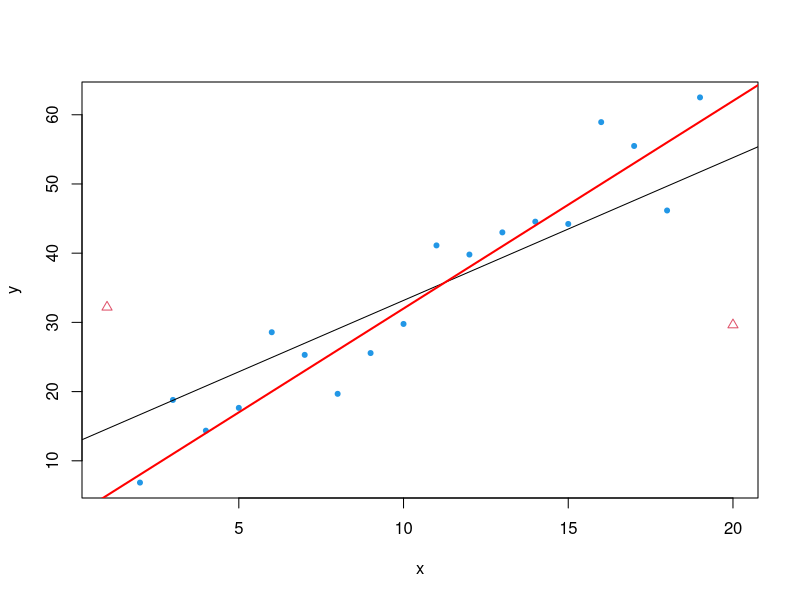
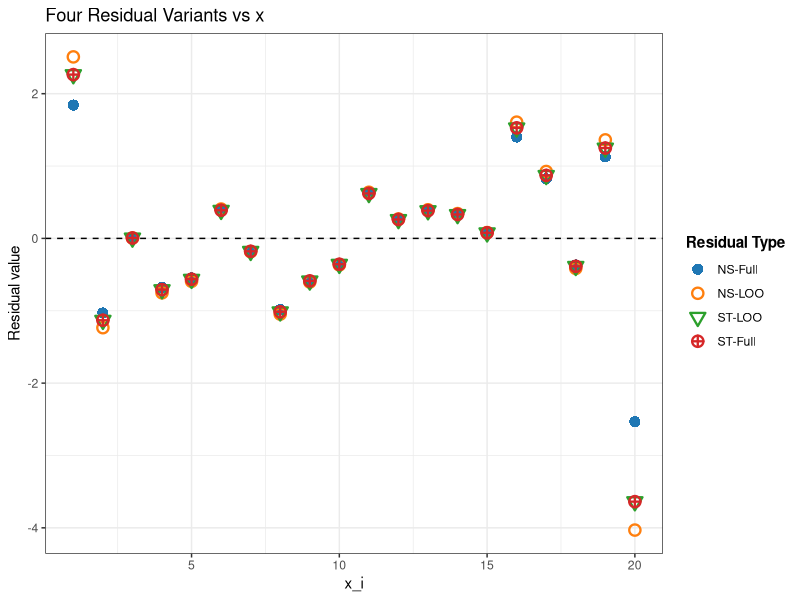

The R source for these figures, in order:
## ---- chunk 1
#| message: false
#| warning: false
# Load libraries
library(dplyr)
library(knitr)

# -------------------------------
# 1) Data and full-model fit
# -------------------------------
set.seed(123)
n <- 20
x <- 1:n
y <- 2 + 3 * x + rnorm(n, mean = 0, sd = 5)
y[1] <- y[1] + 30  # add an outlier at x = 6
y[20] <- y[20] - 30  # add an outlier at x = 11
flag.outlier <- c(2, rep(20, n-2),2)
full_data  <- data.frame(x = x, y = y)

plot(y~x, data=full_data, pch= flag.outlier, col=flag.outlier)
abline(lm(y~x, data=full_data))
abline (a=2, b=3, col="red", lwd=2)

## ---- chunk 2
#| label: plaintext-column-names
#| echo: true
#| message: false
#| warning: false


full_model <- lm(y ~ x, data = full_data)
leverage   <- hatvalues(full_model)
e_full     <- resid(full_model)
sigma_hat_val  <- summary(full_model)$sigma

# -------------------------------
# 2) LOOCV quantities (refit n times)
# -------------------------------
e_del_val <- numeric(n)
sigma_minus_i_val <- numeric(n)

for (i in 1:n) {
  loocv_model <- lm(y ~ x, data = full_data[-i, ])
  yhat_minus  <- predict(loocv_model, newdata = full_data[i, , drop = FALSE])
  e_del_val[i]    <- full_data$y[i] - yhat_minus
  sigma_minus_i_val[i] <- summary(loocv_model)$sigma
}

# -------------------------------
# 3) Assemble and round results
# -------------------------------
residuals_df <- data.frame(
  x = full_data$x,
  h = as.numeric(leverage),
  e_i = as.numeric(e_full),
  sigma_hat = as.numeric(sigma_hat_val),
  e_i_minus_i = as.numeric(e_del_val),
  e_i_minus_i_2 = e_full/(1-leverage),
  sigma_minus_i = as.numeric(sigma_minus_i_val),
  `NS-Full` = e_full / sigma_hat_val,
  `NS-LOO` = e_del_val / sigma_minus_i_val,
  `ST-LOO` = e_del_val / (sigma_minus_i_val / sqrt(1 - leverage)),
  `ST-Full` = rstudent(full_model)
) %>%
  mutate(across(where(is.numeric), ~ round(.x, 3)))


# 4) Create simple display names
display_names <- c("$x_i$", "$h_i$", "$e_i$", "$\\hat{\\sigma}$", 
                   "$e_{i,-i}$", "$\\hat{e}_{i,-i}$","$\\hat{\\sigma}_{-i}$", 
                   "NS-Full", "NS-LOO", "ST-LOO", "ST-Full")

# 5) Display the table
knitr::kable(
  residuals_df,
  caption = "Residual variants with plain-text column names.",
  col.names = display_names,
  escape=FALSE,
  align = rep("r", length(display_names))
)
## ---- chunk 3
#| label: plot-four-residuals-new-names
#| echo: true
#| message: false
#| warning: false
#| fig-cap: "Four residual variants plotted against the predictor variable x."

# Load libraries
library(dplyr)
library(tidyr)
library(ggplot2)
library(knitr)


# -------------------------------
# 3) Plotting Code with Updated Names
# -------------------------------

# Prepare data for plotting
plot_df <- residuals_df %>%
  # Use the new, simple column names (R converts '-' to '.')
  select(
    x,
    NS.Full,
    NS.LOO,
    ST.LOO,
    ST.Full
  ) %>%
  pivot_longer(
    cols = -x,
    names_to = "residual_type",
    values_to = "residual_value"
  )

# Update the names in the mapping vectors
shape_map <- c(
  NS.Full = 16,  # solid circle
  NS.LOO  = 1,   # hollow circle
  ST.LOO  = 6,   # asterisk
  ST.Full = 10    # asterisk
)

labels_map <- c(
  NS.Full = "NS-Full",
  NS.LOO  = "NS-LOO",
  ST.LOO  = "ST-LOO",
  ST.Full = "ST-Full"
)

color_map <- c(
  NS.Full = "#1f77b4",  # blue
  NS.LOO  = "#ff7f0e", # orange
  ST.LOO  = "#2ca02c",  # green
  ST.Full = "#d62728"   # red
)

# Generate the plot
ggplot(
  plot_df,
  aes(x = x, y = residual_value,
      shape = residual_type, color = residual_type, group = residual_type)
) +
  geom_hline(yintercept = 0, linetype = "dashed") +
  geom_point(size = 3, stroke = 1.2) + # Increased stroke for visibility
  scale_shape_manual(
    values = shape_map,
    breaks = names(labels_map),
    labels = unname(labels_map),
    name = "Residual Type"
  ) +
  scale_color_manual(
    values = color_map,
    breaks = names(labels_map),
    labels = unname(labels_map),
    name = "Residual Type"
  ) +
  labs(
    title = "Four Residual Variants vs x",
    x = "x_i",
    y = "Residual value"
  ) +
  theme_bw() +
  theme(
    legend.position = "right",
    legend.title = element_text(face = "bold")
  )
